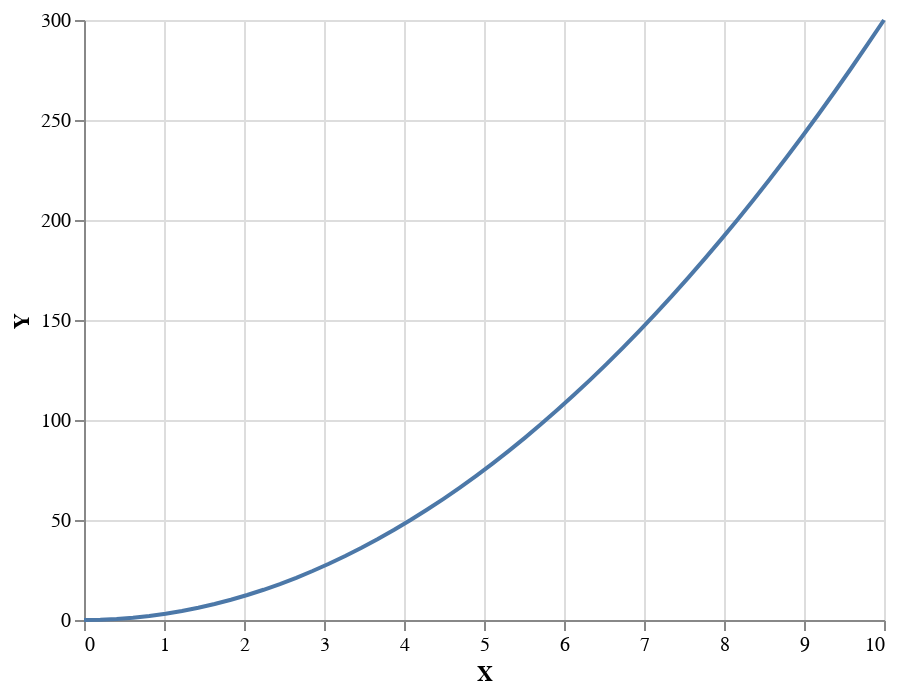

Notebook cell for this chart:
### Code cell
alt.Chart(alt_df).mark_line().encode(x='X',y='Y')

### Figure 1 — Vega-Lite specification as saved in the notebook (floating-point values rounded to 4 significant figures)
{"config": {"view": {"continuousWidth": 400, "continuousHeight": 300}}, "data": {"name": "data-dec4332341ba05ecec10153c402e526e"}, "mark": "line", "encoding": {"x": {"type": "quantitative", "field": "X"}, "y": {"type": "quantitative", "field": "Y"}}, "$schema": "https://vega.github.io/schema/vega-lite/v4.8.1.json", "datasets": {"data-dec4332341ba05ecec10153c402e526e": [{"X": 0.0, "Y": 0.0}, {"X": 0.2041, "Y": 0.1249}, {"X": 0.4082, "Y": 0.4998}, {"X": 0.6122, "Y": 1.125}, {"X": 0.8163, "Y": 1.999}, {"X": 1.02, "Y": 3.124}, {"X": 1.224, "Y": 4.498}, {"X": 1.429, "Y": 6.122}, {"X": 1.633, "Y": 7.997}, {"X": 1.837, "Y": 10.12}, {"X": 2.041, "Y": 12.49}, {"X": 2.245, "Y": 15.12}, {"X": 2.449, "Y": 17.99}, {"X": 2.653, "Y": 21.12}, {"X": 2.857, "Y": 24.49}, {"X": 3.061, "Y": 28.11}, {"X": 3.265, "Y": 31.99}, {"X": 3.469, "Y": 36.11}, {"X": 3.673, "Y": 40.48}, {"X": 3.878, "Y": 45.11}, {"X": 4.082, "Y": 49.98}, {"X": 4.286, "Y": 55.1}, {"X": 4.49, "Y": 60.47}, {"X": 4.694, "Y": 66.1}, {"X": 4.898, "Y": 71.97}, {"X": 5.102, "Y": 78.09}, {"X": 5.306, "Y": 84.46}, {"X": 5.51, "Y": 91.09}, {"X": 5.714, "Y": 97.96}, {"X": 5.918, "Y": 105.1}, {"X": 6.122, "Y": 112.5}, {"X": 6.327, "Y": 120.1}, {"X": 6.531, "Y": 127.9}, {"X": 6.735, "Y": 136.1}, {"X": 6.939, "Y": 144.4}, {"X": 7.143, "Y": 153.1}, {"X": 7.347, "Y": 161.9}, {"X": 7.551, "Y": 171.1}, {"X": 7.755, "Y": 180.4}, {"X": 7.959, "Y": 190.0}, {"X": 8.163, "Y": 199.9}, {"X": 8.367, "Y": 210.0}, {"X": 8.571, "Y": 220.4}, {"X": 8.776, "Y": 231.0}, {"X": 8.98, "Y": 241.9}, {"X": 9.184, "Y": 253.0}, {"X": 9.388, "Y": 264.4}, {"X": 9.592, "Y": 276.0}, {"X": 9.796, "Y": 287.9}, {"X": 10.0, "Y": 300.0}]}}
